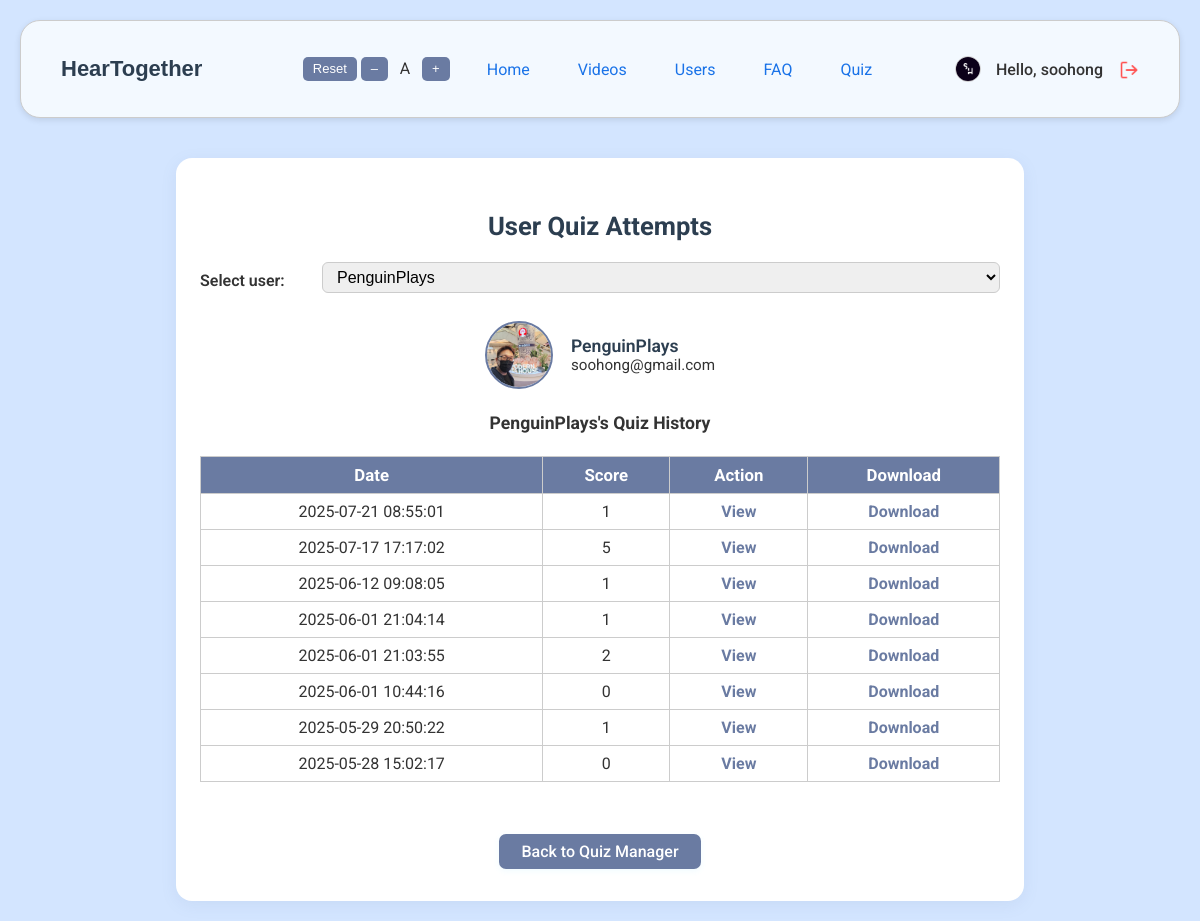
The page /admin_quiz_scores.php?user=PenguinPlays (signed in) on the database as committed earlier.
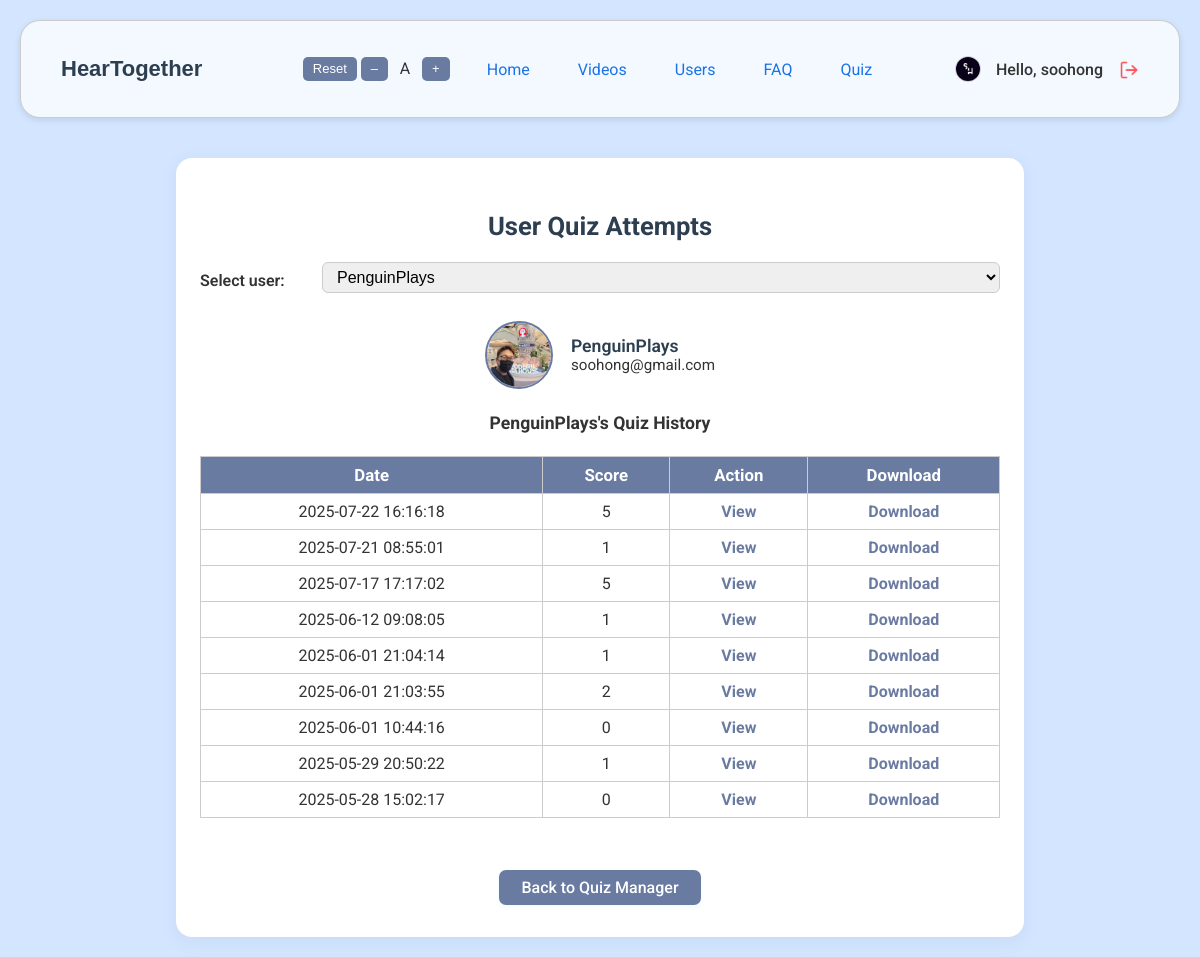
The same page on the database as committed later.
### tables this page shows
CREATE TABLE `quiz_attempts` (
  `attempt_id` int(11) NOT NULL,
  `username` varchar(50) NOT NULL,
  `score` int(11) NOT NULL,
  `attempt_date` datetime DEFAULT current_timestamp()
);

### admin_quiz_scores.php (the view, shortened to what this page needs)
<?php
require 'database.php';
$users = [];
$ures = $conn->query("SELECT DISTINCT username FROM quiz_attempts ORDER BY username ASC");
while ($row = $ures->fetch_assoc()) {
    $users[] = $row['username'];
}
$user_history = [];
$selected_user = '';
$user_email = '';
$profile_img = 'icons/user.png';
if (isset($_GET['user']) && $_GET['user'] !== '') {
    $selected_user = $_GET['user'];
    $hstmt = $conn->prepare("SELECT attempt_id, score, attempt_date FROM quiz_attempts WHERE username=? ORDER BY attempt_date DESC");
    $hstmt->bind_param("s", $selected_user);
    $hstmt->execute();
    $hres = $hstmt->get_result();
    while ($row = $hres->fetch_assoc()) {
        $user_history[] = $row;
    }
    $ustmt = $conn->prepare("SELECT email, profile_img FROM users WHERE username=?");
    $ustmt->bind_param("s", $selected_user);
    $ustmt->execute();
    $ures = $ustmt->get_result();
    if ($ures && $ures->num_rows > 0) {
        $uinfo = $ures->fetch_assoc();
        $user_email = htmlspecialchars($uinfo['email']);
        $profile_img = !empty($uinfo['profile_img']) ? htmlspecialchars($uinfo['profile_img']) : 'icons/user.png';
    }
}
?>
<!DOCTYPE html>
<html lang="en">
<head>
</head>
<body>
<?php include 'nav.php'; ?>
<main>
    <div class="container">
        <h2>User Quiz Attempts</h2>
        <form method="get" class="form-row" style="justify-content:center;">
            <label for="user" style="margin-top: 5px;">Select user:</label>
            <select name="user" id="user" class="styled-select" onchange="this.form.submit()">
                <?php foreach ($users as $u): ?>
                    <option value="<?= htmlspecialchars($u) ?>" <?= ($selected_user === $u) ? 'selected' : '' ?>><?= htmlspecialchars($u) ?></option>
                <?php endforeach; ?>
            </select>
        </form>
        <?php if ($selected_user): ?>
            <div class="user-profile-summary">
                <img src="<?= htmlspecialchars($profile_img) ?>" alt="Profile of <?= htmlspecialchars($selected_user) ?>">
                <div>
                    <div class="info"><?= htmlspecialchars($selected_user) ?></div>
                    <div class="email"><?= $user_email ?></div>
                </div>
            </div>
            <h4 class="center"><?= htmlspecialchars($selected_user) ?>'s Quiz History</h4>
            <table class="user-table">
                <thead>
                    <tr>
                        <th>Date</th>
                        <th>Score</th>
                        <th>Action</th>
                        <th>Download</th>
                    </tr>
                </thead>
                <tbody>
                    <?php if (count($user_history) > 0): ?>
                        <?php foreach ($user_history as $h): ?>
                        <tr>
                            <td><?= htmlspecialchars($h['attempt_date']) ?></td>
                            <td><?= htmlspecialchars($h['score']) ?></td>
                            <td>
                                <a href="quiz_view.php?attempt_id=<?= $h['attempt_id'] ?>&admin=1&user=<?= urlencode($selected_user) ?>"
                                style="text-decoration: none; color: var(--primary-colour); font-weight: bold;">View</a>
                            </td>
                            <td>
                                <a href="quiz_download.php?attempt_id=<?= $h['attempt_id'] ?>&admin=1&user=<?= urlencode($selected_user) ?>"
                                style="text-decoration: none; color: var(--primary-colour); font-weight: bold;">Download</a>
                            </td>
                        </tr>
                        <?php endforeach; ?>
                    <?php else: ?>
                        <tr><td colspan="2" class="no-attempts">No attempts yet.</td></tr>
                    <?php endif; ?>
                </tbody>
            </table>
        <?php endif; ?>
        <div class="center">
            <a href="admin_quiz.php" class="back-link">Back to Quiz Manager</a>
        </div>
    </div>
</main>
</body>
</html>

Rows that differ between the two databases and show on the page:
added quiz_attempts: attempt_date "2025-07-22 16:16:18", score "5"
